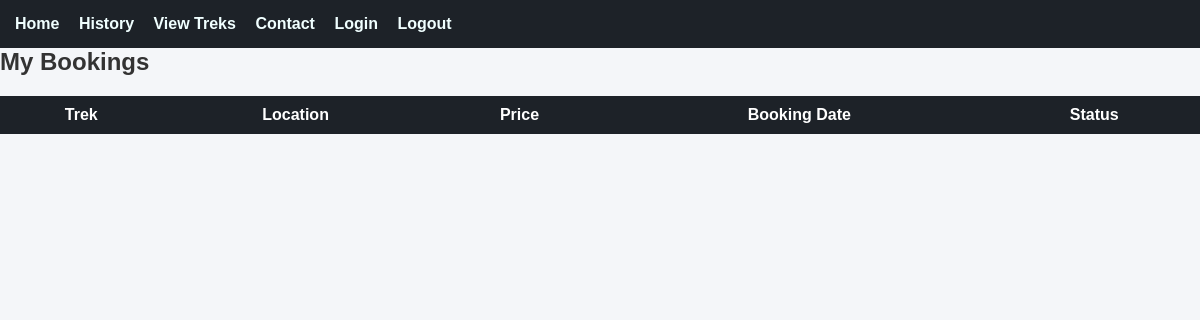
Page /my_bookings (signed in) on the earlier database version.
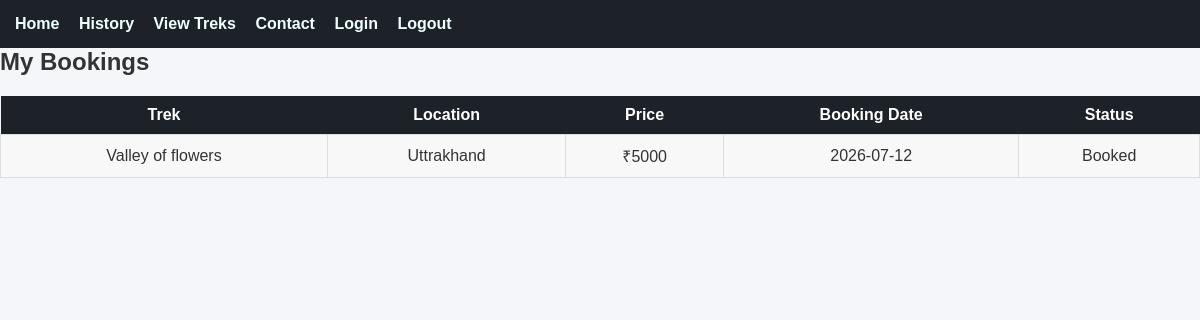
Same page on the later database version.
### tables this page shows
CREATE TABLE bookings(
                 id INTEGER PRIMARY KEY AUTOINCREMENT,
                user_id INTEGER, 
                 username TEXT NOT NULL,
                 trek_id INTEGER,
                 booking_date DATE ,
                 status TEXT NOT NULL,
                 FOREIGN KEY(trek_id) REFERENCES treks(id),
                 FOREIGN KEY(user_id) REFERENCES users(id)
                 
                 );

CREATE TABLE treks(
                 id INTEGER PRIMARY KEY AUTOINCREMENT,
                 name TEXT NOT NULL,
                 location TEXT NOT NULL,
                 price INTEGER NOT NULL,
                 slots INTEGER NOT NULL,
                 difficulty TEXT NOT NULL,
                 duration INTEGER NOT NULL,
                 status TEXT NOT NULL DEFAULT 'Open',
                 assigned_staffID INTEGER NOT NULL,
                 start_date DATE ,
                 end_date DATE ,
                 description TEXT ,
                 FOREIGN KEY (assigned_staffID) REFERENCES staff(id)
                 );

### app.py (the view)
@app.route("/my_bookings")
def my_bookings():
    if "user" not in session:
        return redirect("/login")
    username = session["user"]
    conn = get_db_connnection()
    bookings = conn.execute("""
    SELECT
        treks.name,
        treks.location,
        treks.price,
        bookings.booking_date,
        bookings.status
    FROM bookings
    JOIN treks
        ON bookings.trek_id = treks.id
    WHERE bookings.username = ?
""", (username,)).fetchall()
    conn.close()
    return render_template("my_bookings.html", bookings=bookings)

### app.py (called while the page is built)
def get_db_connnection():
    conn = sqlite3.connect("database.db")
    conn.row_factory =sqlite3.Row
    return conn

### templates/my_bookings.html
{% extends "base.html" %}
{% block content %}
<h2>My Bookings</h2>
<table>
<tr>
    <th>Trek</th>
    <th>Location</th>
    <th>Price</th>
    <th>Booking Date</th>
    <th>Status</th>
</tr>
{% for booking in bookings %}
<tr>
    <td>{{ booking["name"] }}</td>
    <td>{{ booking["location"] }}</td>
    <td>₹{{ booking["price"] }}</td>
    <td>{{ booking["booking_date"] }}</td>
    <td>{{ booking["status"] }}</td>
</tr>
{% endfor %}
</table>
{% endblock %}

Differences in the rows shown:
added bookings: name "Valley of flowers", location "Uttrakhand", price "5000", booking_date "2026-07-12", status "Booked"
